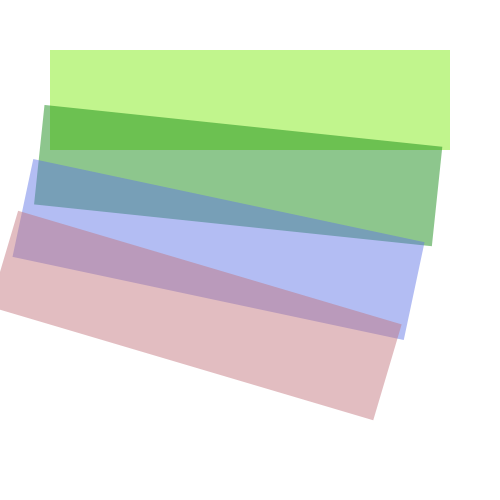
Frame 1 (no input)
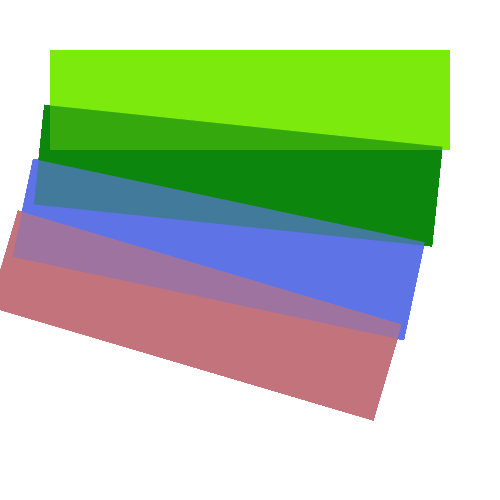
Frame 60 (the mouse pressed at the canvas centre just before this capture)
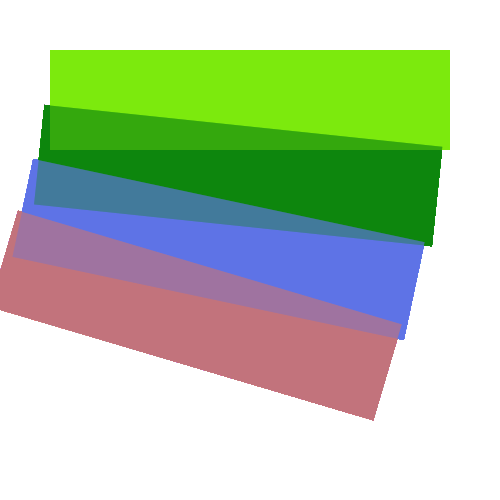
Frame 120 (the mouse held since frame 60 and released just before this capture)

The Processing sketch that drew these frames (run headless with seeded random() and noise(); from frame 60 on, the mouse is pressed at the canvas centre):

// Processing sketch: processing_83948
// ── processing_83948.pde

void setup()
{
  size(500,500);
  background(255);
}

void draw()
{
   pushMatrix();
  noStroke();
  fill(123,234,12,120);
 rect(50,50,400,100); 
 
 noStroke();
 translate(0,50);
 rotate(PI/30);
 fill(13,134,12,120);
 rect(50,50,400,100);
 
  noStroke();
 translate(0,50);
 rotate(PI/30);
 fill(93,114,230,120);
 rect(50,50,400,100);
 
   noStroke();
 translate(0,50);
 rotate(PI/40);
 fill(193,114,123,120);
 rect(50,50,400,100);

 
 popMatrix();


}
